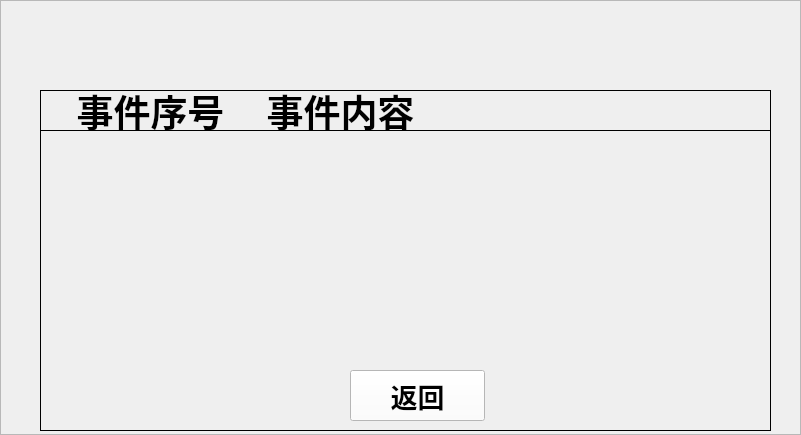
   <widget class="QFrame" name="frame_2">
    <property name="geometry">
     <rect>
      <x>0</x>
      <y>800</y>
      <width>801</width>
      <height>435</height>
     </rect>
    </property>
    <property name="styleSheet">
     <string notr="true">background-image: url(:/background/qrc/PICS/bk-potevio_1.png);</string>
    </property>
    <property name="frameShape">
     <enum>QFrame::StyledPanel</enum>
    </property>
    <property name="frameShadow">
     <enum>QFrame::Raised</enum>
    </property>
    <widget class="QFrame" name="frame_10">
     <property name="geometry">
      <rect>
       <x>40</x>
       <y>90</y>
       <width>731</width>
       <height>341</height>
      </rect>
     </property>
     <property name="styleSheet">
      <string notr="true">background-image: url(:/background/qrc/background/bk-potevio-t1.png);</string>
     </property>
     <property name="frameShape">
      <enum>QFrame::Panel</enum>
     </property>
     <property name="frameShadow">
      <enum>QFrame::Plain</enum>
     </property>
     <widget class="QLabel" name="label_14">
      <property name="geometry">
       <rect>
        <x>-80</x>
        <y>0</y>
        <width>811</width>
        <height>41</height>
       </rect>
      </property>
      <property name="font">
       <font>
        <pointsize>30</pointsize>
        <weight>75</weight>
        <italic>false</italic>
        <bold>true</bold>
       </font>
      </property>
      <property name="layoutDirection">
       <enum>Qt::LeftToRight</enum>
      </property>
      <property name="styleSheet">
       <string notr="true">background-image: url(:/background/qrc/background/back.png);</string>
      </property>
      <property name="frameShape">
       <enum>QFrame::Panel</enum>
      </property>
      <property name="text">
       <string/>
      </property>
      <property name="alignment">
       <set>Qt::AlignLeading|Qt::AlignLeft|Qt::AlignVCenter</set>
      </property>
     </widget>
     <widget class="QLabel" name="label_num_11">
      <property name="geometry">
       <rect>
        <x>80</x>
        <y>70</y>
        <width>51</width>
        <height>31</height>
       </rect>
      </property>
      <property name="font">
       <font>
        <pointsize>25</pointsize>
        <weight>75</weight>
        <bold>true</bold>
       </font>
      </property>
      <property name="layoutDirection">
       <enum>Qt::LeftToRight</enum>
      </property>
      <property name="text">
       <string/>
      </property>
      <property name="alignment">
       <set>Qt::AlignCenter</set>
      </property>
     </widget>
     <widget class="QLabel" name="label_num_12">
      <property name="geometry">
       <rect>
        <x>80</x>
        <y>110</y>
        <width>51</width>
        <height>31</height>
       </rect>
      </property>
      <property name="font">
       <font>
        <pointsize>25</pointsize>
        <weight>75</weight>
        <bold>true</bold>
       </font>
      </property>
      <property name="layoutDirection">
       <enum>Qt::LeftToRight</enum>
      </property>
      <property name="text">
       <string/>
      </property>
      <property name="alignment">
       <set>Qt::AlignCenter</set>
      </property>
     </widget>
     <widget class="QLabel" name="label_num_13">
      <property name="geometry">
       <rect>
        <x>80</x>
        <y>150</y>
        <width>51</width>
        <height>31</height>
       </rect>
      </property>
      <property name="font">
       <font>
        <pointsize>25</pointsize>
        <weight>75</weight>
        <bold>true</bold>
       </font>
      </property>
      <property name="layoutDirection">
       <enum>Qt::LeftToRight</enum>
      </property>
      <property name="text">
       <string/>
      </property>
      <property name="alignment">
       <set>Qt::AlignCenter</set>
      </property>
     </widget>
     <widget class="QLabel" name="label_num_14">
      <property name="geometry">
       <rect>
        <x>80</x>
        <y>190</y>
        <width>51</width>
        <height>31</height>
       </rect>
      </property>
      <property name="font">
       <font>
        <pointsize>25</pointsize>
        <weight>75</weight>
        <bold>true</bold>
       </font>
      </property>
      <property name="layoutDirection">
       <enum>Qt::LeftToRight</enum>
      </property>
      <property name="text">
       <string/>
      </property>
      <property name="alignment">
       <set>Qt::AlignCenter</set>
      </property>
     </widget>
     <widget class="QLabel" name="label_num_15">
      <property name="geometry">
       <rect>
        <x>80</x>
        <y>230</y>
        <width>51</width>
        <height>31</height>
       </rect>
      </property>
      <property name="font">
       <font>
        <pointsize>25</pointsize>
        <weight>75</weight>
        <bold>true</bold>
       </font>
      </property>
      <property name="layoutDirection">
       <enum>Qt::LeftToRight</enum>
      </property>
      <property name="text">
       <string/>
      </property>
      <property name="alignment">
       <set>Qt::AlignCenter</set>
      </property>
     </widget>
     <widget class="QLabel" name="label_txt_11">
      <property name="geometry">
       <rect>
        <x>240</x>
        <y>70</y>
        <width>441</width>
        <height>31</height>
       </rect>
      </property>
      <property name="font">
       <font>
        <pointsize>25</pointsize>
        <weight>75</weight>
        <bold>true</bold>
       </font>
      </property>
      <property name="text">
       <string/>
      </property>
      <property name="alignment">
       <set>Qt::AlignLeading|Qt::AlignLeft|Qt::AlignVCenter</set>
      </property>
     </widget>
     <widget class="QLabel" name="label_txt_12">
      <property name="geometry">
       <rect>
        <x>240</x>
        <y>110</y>
        <width>421</width>
        <height>31</height>
       </rect>
      </property>
      <property name="font">
       <font>
        <pointsize>25</pointsize>
        <weight>75</weight>
        <bold>true</bold>
       </font>
      </property>
      <property name="text">
       <string/>
      </property>
      <property name="alignment">
       <set>Qt::AlignLeading|Qt::AlignLeft|Qt::AlignVCenter</set>
      </property>
     </widget>
     <widget class="QLabel" name="label_txt_13">
      <property name="geometry">
       <rect>
        <x>240</x>
        <y>150</y>
        <width>401</width>
        <height>31</height>
       </rect>
      </property>
      <property name="font">
       <font>
        <pointsize>25</pointsize>
        <weight>75</weight>
        <bold>true</bold>
       </font>
      </property>
      <property name="text">
       <string/>
      </property>
      <property name="alignment">
       <set>Qt::AlignLeading|Qt::AlignLeft|Qt::AlignVCenter</set>
      </property>
     </widget>
     <widget class="QLabel" name="label_txt_14">
      <property name="geometry">
       <rect>
        <x>240</x>
        <y>190</y>
        <width>411</width>
        <height>31</height>
       </rect>
      </property>
      <property name="font">
       <font>
        <pointsize>25</pointsize>
        <weight>75</weight>
        <bold>true</bold>
       </font>
      </property>
      <property name="text">
       <string/>
      </property>
      <property name="alignment">
       <set>Qt::AlignLeading|Qt::AlignLeft|Qt::AlignVCenter</set>
      </property>
     </widget>
     <widget class="QLabel" name="label_txt_15">
      <property name="geometry">
       <rect>
        <x>240</x>
        <y>230</y>
        <width>421</width>
        <height>31</height>
       </rect>
      </property>
      <property name="font">
       <font>
        <pointsize>25</pointsize>
        <weight>75</weight>
        <bold>true</bold>
       </font>
      </property>
      <property name="text">
       <string/>
      </property>
      <property name="alignment">
       <set>Qt::AlignLeading|Qt::AlignLeft|Qt::AlignVCenter</set>
      </property>
     </widget>
     <widget class="QPushButton" name="pbtn_back_2">
      <property name="geometry">
       <rect>
        <x>310</x>
        <y>280</y>
        <width>135</width>
        <height>51</height>
       </rect>
      </property>
      <property name="palette">
       <palette>
        <active>
         <colorrole role="WindowText">
          <brush brushstyle="SolidPattern">
           <color alpha="255">
            <red>0</red>
            <green>0</green>
            <blue>0</blue>
           </color>
          </brush>
         </colorrole>
         <colorrole role="Button">
          <brush brushstyle="SolidPattern">
           <color alpha="255">
            <red>255</red>
            <green>255</green>
            <blue>255</blue>
           </color>
          </brush>
         </colorrole>
         <colorrole role="Light">
          <brush brushstyle="SolidPattern">
           <color alpha="255">
            <red>255</red>
            <green>255</green>
            <blue>255</blue>
           </color>
          </brush>
         </colorrole>
         <colorrole role="Midlight">
          <brush brushstyle="SolidPattern">
           <color alpha="255">
            <red>255</red>
            <green>255</green>
            <blue>255</blue>
           </color>
          </brush>
         </colorrole>
         <colorrole role="Dark">
          <brush brushstyle="SolidPattern">
           <color alpha="255">
            <red>127</red>
            <green>127</green>
            <blue>127</blue>
           </color>
          </brush>
         </colorrole>
         <colorrole role="Mid">
          <brush brushstyle="SolidPattern">
           <color alpha="255">
            <red>170</red>
            <green>170</green>
            <blue>170</blue>
           </color>
          </brush>
         </colorrole>
         <colorrole role="Text">
          <brush brushstyle="SolidPattern">
           <color alpha="255">
            <red>0</red>
            <green>0</green>
            <blue>0</blue>
           </color>
          </brush>
         </colorrole>
         <colorrole role="BrightText">
          <brush brushstyle="SolidPattern">
           <color alpha="255">
            <red>255</red>
            <green>255</green>
            <blue>255</blue>
           </color>
          </brush>
         </colorrole>
         <colorrole role="ButtonText">
          <brush brushstyle="SolidPattern">
           <color alpha="255">
            <red>0</red>
            <green>0</green>
            <blue>0</blue>
           </color>
          </brush>
         </colorrole>
         <colorrole role="Base">
          <brush brushstyle="SolidPattern">
           <color alpha="255">
            <red>255</red>
            <green>255</green>
            <blue>255</blue>
           </color>
          </brush>
         </colorrole>
         <colorrole role="Window">
          <brush brushstyle="SolidPattern">
           <color alpha="255">
            <red>255</red>
            <green>255</green>
            <blue>255</blue>
           </color>
          </brush>
         </colorrole>
         <colorrole role="Shadow">
          <brush brushstyle="SolidPattern">
           <color alpha="255">
            <red>0</red>
            <green>0</green>
            <blue>0</blue>
           </color>
          </brush>
         </colorrole>
         <colorrole role="AlternateBase">
          <brush brushstyle="SolidPattern">
           <color alpha="255">
            <red>255</red>
            <green>255</green>
            <blue>255</blue>
           </color>
          </brush>
         </colorrole>
         <colorrole role="ToolTipBase">
          <brush brushstyle="SolidPattern">
           <color alpha="255">
            <red>255</red>
            <green>255</green>
            <blue>220</blue>
           </color>
          </brush>
         </colorrole>
         <colorrole role="ToolTipText">
          <brush brushstyle="SolidPattern">
           <color alpha="255">
            <red>0</red>
            <green>0</green>
            <blue>0</blue>
           </color>
          </brush>
         </colorrole>
        </active>
        <inactive>
         <colorrole role="WindowText">
          <brush brushstyle="SolidPattern">
           <color alpha="255">
            <red>0</red>
            <green>0</green>
            <blue>0</blue>
           </color>
          </brush>
         </colorrole>
         <colorrole role="Button">
          <brush brushstyle="SolidPattern">
           <color alpha="255">
            <red>255</red>
            <green>255</green>
            <blue>255</blue>
           </color>
          </brush>
         </colorrole>
         <colorrole role="Light">
          <brush brushstyle="SolidPattern">
           <color alpha="255">
            <red>255</red>
            <green>255</green>
            <blue>255</blue>
           </color>
          </brush>
         </colorrole>
         <colorrole role="Midlight">
          <brush brushstyle="SolidPattern">
           <color alpha="255">
            <red>255</red>
            <green>255</green>
            <blue>255</blue>
           </color>
          </brush>
         </colorrole>
         <colorrole role="Dark">
          <brush brushstyle="SolidPattern">
           <color alpha="255">
            <red>127</red>
            <green>127</green>
            <blue>127</blue>
           </color>
          </brush>
         </colorrole>
         <colorrole role="Mid">
          <brush brushstyle="SolidPattern">
           <color alpha="255">
            <red>170</red>
            <green>170</green>
            <blue>170</blue>
           </color>
          </brush>
         </colorrole>
         <colorrole role="Text">
          <brush brushstyle="SolidPattern">
           <color alpha="255">
            <red>0</red>
            <green>0</green>
            <blue>0</blue>
           </color>
          </brush>
         </colorrole>
         <colorrole role="BrightText">
          <brush brushstyle="SolidPattern">
           <color alpha="255">
            <red>255</red>
            <green>255</green>
            <blue>255</blue>
           </color>
          </brush>
         </colorrole>
         <colorrole role="ButtonText">
          <brush brushstyle="SolidPattern">
           <color alpha="255">
            <red>0</red>
            <green>0</green>
            <blue>0</blue>
           </color>
          </brush>
         </colorrole>
         <colorrole role="Base">
          <brush brushstyle="SolidPattern">
           <color alpha="255">
            <red>255</red>
            <green>255</green>
            <blue>255</blue>
           </color>
          </brush>
         </colorrole>
         <colorrole role="Window">
          <brush brushstyle="SolidPattern">
           <color alpha="255">
            <red>255</red>
            <green>255</green>
            <blue>255</blue>
           </color>
          </brush>
         </colorrole>
         <colorrole role="Shadow">
          <brush brushstyle="SolidPattern">
           <color alpha="255">
            <red>0</red>
            <green>0</green>
            <blue>0</blue>
           </color>
          </brush>
         </colorrole>
         <colorrole role="AlternateBase">
          <brush brushstyle="SolidPattern">
           <color alpha="255">
            <red>255</red>
            <green>255</green>
            <blue>255</blue>
           </color>
          </brush>
         </colorrole>
         <colorrole role="ToolTipBase">
          <brush brushstyle="SolidPattern">
           <color alpha="255">
            <red>255</red>
            <green>255</green>
            <blue>220</blue>
           </color>
          </brush>
         </colorrole>
         <colorrole role="ToolTipText">
          <brush brushstyle="SolidPattern">
           <color alpha="255">
            <red>0</red>
            <green>0</green>
            <blue>0</blue>
           </color>
          </brush>
         </colorrole>
        </inactive>
        <disabled>
         <colorrole role="WindowText">
          <brush brushstyle="SolidPattern">
           <color alpha="255">
            <red>127</red>
            <green>127</green>
            <blue>127</blue>
           </color>
          </brush>
         </colorrole>
         <colorrole role="Button">
          <brush brushstyle="SolidPattern">
           <color alpha="255">
            <red>255</red>
            <green>255</green>
            <blue>255</blue>
           </color>
          </brush>
         </colorrole>
         <colorrole role="Light">
          <brush brushstyle="SolidPattern">
           <color alpha="255">
            <red>255</red>
            <green>255</green>
            <blue>255</blue>
           </color>
          </brush>
         </colorrole>
         <colorrole role="Midlight">
          <brush brushstyle="SolidPattern">
           <color alpha="255">
            <red>255</red>
            <green>255</green>
            <blue>255</blue>
           </color>
          </brush>
         </colorrole>
         <colorrole role="Dark">
          <brush brushstyle="SolidPattern">
           <color alpha="255">
            <red>127</red>
            <green>127</green>
            <blue>127</blue>
           </color>
          </brush>
         </colorrole>
         <colorrole role="Mid">
          <brush brushstyle="SolidPattern">
           <color alpha="255">
            <red>170</red>
            <green>170</green>
            <blue>170</blue>
           </color>
          </brush>
         </colorrole>
         <colorrole role="Text">
          <brush brushstyle="SolidPattern">
           <color alpha="255">
            <red>127</red>
            <green>127</green>
            <blue>127</blue>
           </color>
          </brush>
         </colorrole>
         <colorrole role="BrightText">
          <brush brushstyle="SolidPattern">
           <color alpha="255">
            <red>255</red>
            <green>255</green>
            <blue>255</blue>
           </color>
          </brush>
         </colorrole>
         <colorrole role="ButtonText">
          <brush brushstyle="SolidPattern">
           <color alpha="255">
            <red>127</red>
            <green>127</green>
            <blue>127</blue>
           </color>
          </brush>
         </colorrole>
         <colorrole role="Base">
          <brush brushstyle="SolidPattern">
           <color alpha="255">
            <red>255</red>
            <green>255</green>
            <blue>255</blue>
           </color>
          </brush>
         </colorrole>
         <colorrole role="Window">
          <brush brushstyle="SolidPattern">
           <color alpha="255">
            <red>255</red>
            <green>255</green>
            <blue>255</blue>
           </color>
          </brush>
         </colorrole>
         <colorrole role="Shadow">
          <brush brushstyle="SolidPattern">
           <color alpha="255">
            <red>0</red>
            <green>0</green>
            <blue>0</blue>
           </color>
          </brush>
         </colorrole>
         <colorrole role="AlternateBase">
          <brush brushstyle="SolidPattern">
           <color alpha="255">
            <red>255</red>
            <green>255</green>
            <blue>255</blue>
           </color>
          </brush>
         </colorrole>
         <colorrole role="ToolTipBase">
          <brush brushstyle="SolidPattern">
           <color alpha="255">
            <red>255</red>
            <green>255</green>
            <blue>220</blue>
           </color>
          </brush>
         </colorrole>
         <colorrole role="ToolTipText">
          <brush brushstyle="SolidPattern">
           <color alpha="255">
            <red>0</red>
            <green>0</green>
            <blue>0</blue>
           </color>
          </brush>
         </colorrole>
        </disabled>
       </palette>
      </property>
      <property name="font">
       <font>
        <pointsize>20</pointsize>
        <weight>75</weight>
        <bold>true</bold>
       </font>
      </property>
      <property name="focusPolicy">
       <enum>Qt::NoFocus</enum>
      </property>
      <property name="styleSheet">
       <string notr="true">border-image: url(:/icon/qrc/keyboard-b/btn_bg.png);</string>
      </property>
      <property name="text">
       <string>返回</string>
      </property>
     </widget>
     <widget class="QLabel" name="lbl_num_2">
      <property name="geometry">
       <rect>
        <x>20</x>
        <y>0</y>
        <width>181</width>
        <height>41</height>
       </rect>
      </property>
      <property name="font">
       <font>
        <pointsize>28</pointsize>
        <weight>75</weight>
        <bold>true</bold>
       </font>
      </property>
      <property name="text">
       <string>事件序号</string>
      </property>
      <property name="alignment">
       <set>Qt::AlignCenter</set>
      </property>
     </widget>
     <widget class="QLabel" name="lbl_infor_2">
      <property name="geometry">
       <rect>
        <x>210</x>
        <y>0</y>
        <width>181</width>
        <height>41</height>
       </rect>
      </property>
      <property name="font">
       <font>
        <pointsize>28</pointsize>
        <weight>75</weight>
        <bold>true</bold>
       </font>
      </property>
      <property name="text">
       <string>事件内容</string>
      </property>
      <property name="alignment">
       <set>Qt::AlignCenter</set>
      </property>
     </widget>
    </widget>
   </widget>
